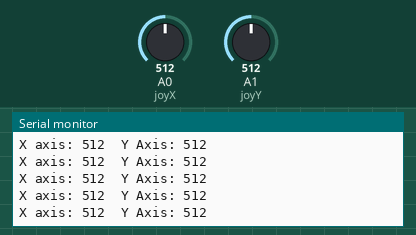
This sketch was run on a simulated Arduino Uno, built with avr-gcc and run on an emulated ATmega328P. On the bench: the last lines printed to the serial monitor. The inputs (shaded band) are chosen by the test bench; at power-on: A0 (joyX) = 512, A1 (joyY) = 512.

Above: at 1.2 s.
1.3 s: A0 (joyX) set to 716
At 1.56 s:
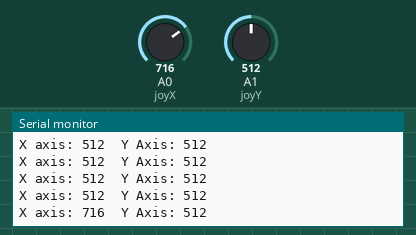
2.8 s: A1 (joyY) set to 716
At 2.97 s:
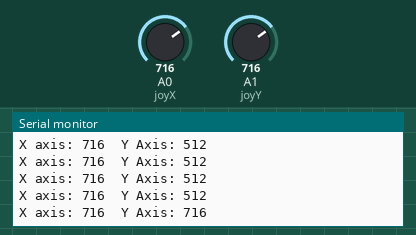
4.3 s: A0 (joyX) set to 900
At 4.37 s:
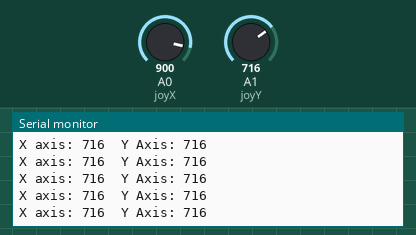
5.8 s: A1 (joyY) set to 900
At 5.98 s:
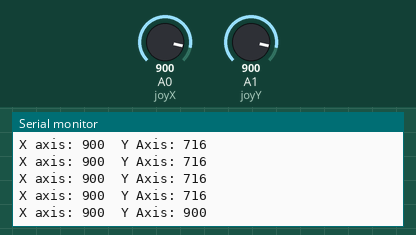
Timing chart, 0 to 8.3 s (numbered marks = the images above; inputs shaded):
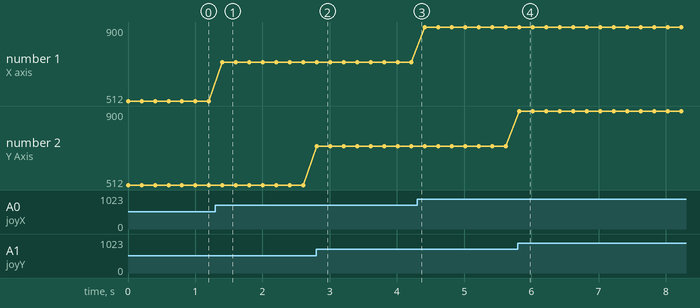

The sketch:

joystick.ino
```cpp
#define joyX A0
#define joyY A1

int xValue, yValue;
// int SW = 2;

void setup() {
  // put your setup code here, to run once:
  Serial.begin(9600);
}

void loop() {
  // put your main code here, to run repeatedly:
  xValue = analogRead(joyX);
  yValue = analogRead(joyY);

  Serial.print("X axis: ");
  Serial.print(xValue);
  Serial.print("\t");
  Serial.print("Y Axis: ");
  Serial.print(yValue);
  Serial.print("\n");
  delay(200);
}
```

Measured:
- after the input at 1.3 s, the serial monitor: prints a new line after 0.11 s (image 1)
- after the input at 2.8 s, the serial monitor: prints a new line at once (image 2)
- after the input at 5.8 s, the serial monitor: prints a new line at once (image 4)
- plotted number 1: 512 → 716 after the input at 1.3 s, 716 → 900 after the input at 4.3 s
